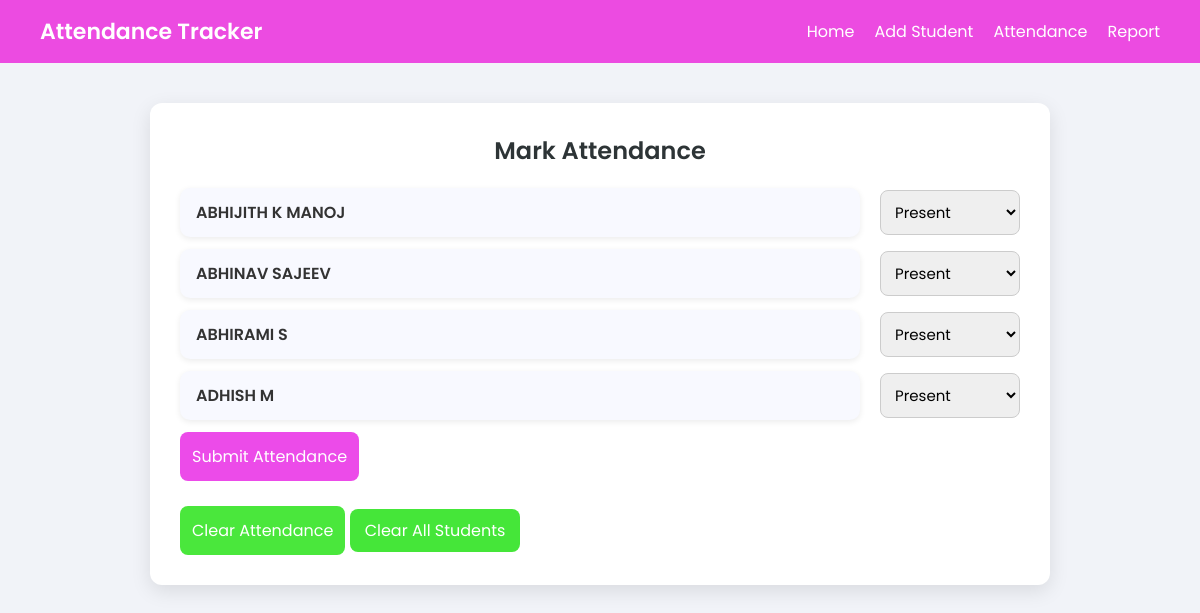
The app's page /attendance, older data.
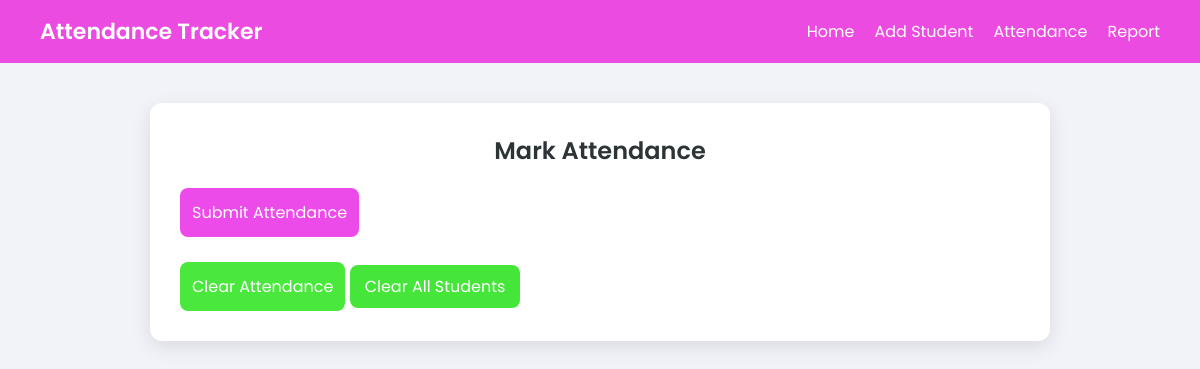
The same page, newer data.
### tables this page shows
CREATE TABLE students(
            id INTEGER PRIMARY KEY AUTOINCREMENT,
            name TEXT NOT NULL
        );

### app.py (the view, shortened to what this page needs)
@app.route("/attendance", methods=["GET", "POST"])
def attendance():
    conn = sqlite3.connect("attendance.db")
    cur = conn.cursor()
    cur.execute("SELECT * FROM students")
    students = cur.fetchall()
    conn.close()
    return render_template("attendance.html", students=students, title="Attendance")

### templates/attendance.html (shortened to what this page needs)
{% extends 'base.html' %}
{% block content %}
<h2>Mark Attendance</h2>
<form action="/attendance" method="POST">
   {% for s in students %}
<div class="attendance-row">
    <div class="student-name-box">
        {{ s[1] }}
    </div>
    <select name="status_{{ s[0] }}" class="status-dropdown">
        <option value="Present">Present</option>
    </select>
</div>
{% endfor %}
    <button type="submit">Submit Attendance</button>
</form>
<br>
<a href="/clear_Attendance"><button class="clear-Attendance">Clear Attendance</button></a>
<a href="/clear_students" class="btn danger">Clear All Students</a>
{% endblock %}

### templates/base.html (shortened to what this page needs)
<!DOCTYPE html>
<html lang="en">
<head>
    <link rel="stylesheet" href="{{ url_for('static', filename='style.css') }}">
</head>
<body>
    <nav class="navbar">
        <div class="logo">Attendance Tracker</div>
        <ul class="nav-links">
            <li><a href="/">Home</a></li>
            <li><a href="/add_student">Add Student</a></li>
            <li><a href="/attendance">Attendance</a></li>
            <li><a href="/report">Report</a></li>
        </ul>
    </nav>
    <div class="container">
        {% block content %}{% endblock %}
    </div>
</body>
</html>

### static/style.css (style rules this page uses)
* { margin: 0; padding: 0; box-sizing: border-box; font-family: "Poppins", sans-serif; }
body { background: #f1f3f8; }
.navbar { background: #ec4be1; padding: 15px 40px; display: flex; justify-content: space-between; align-items: center; color: white; }
.navbar .logo { font-size: 22px; font-weight: 600; }
.nav-links { display: flex; gap: 20px; }
.nav-links li { list-style: none; }
.nav-links a { color: white; font-size: 16px; text-decoration: none; transition: 0.3s; }
.container { max-width: 900px; margin: 40px auto; background: white; padding: 30px; border-radius: 12px; box-shadow: 0 6px 20px rgba(0,0,0,0.1); }
h1, h2 { text-align: center; margin-bottom: 20px; font-weight: 600; color: #2d3436; }
button { padding: 12px; background: #ec4be9; color: white; border: none; border-radius: 8px; cursor: pointer; font-size: 16px; transition: 0.3s; }
.clear-Attendance { background: #4ae73c; }
.btn { padding: 10px 15px; border-radius: 8px; text-decoration: none; background: #ff4ce7; color: white; }
.btn.danger { background: #45e639; }

Row changes from the older to the newer data that the page shows:
removed students: name "ABHIJITH K MANOJ", id "Present"
removed students: name "ABHINAV SAJEEV", id "Present"
removed students: name "ABHIRAMI S", id "Present"
removed students: name "ADHISH M", id "Present"
